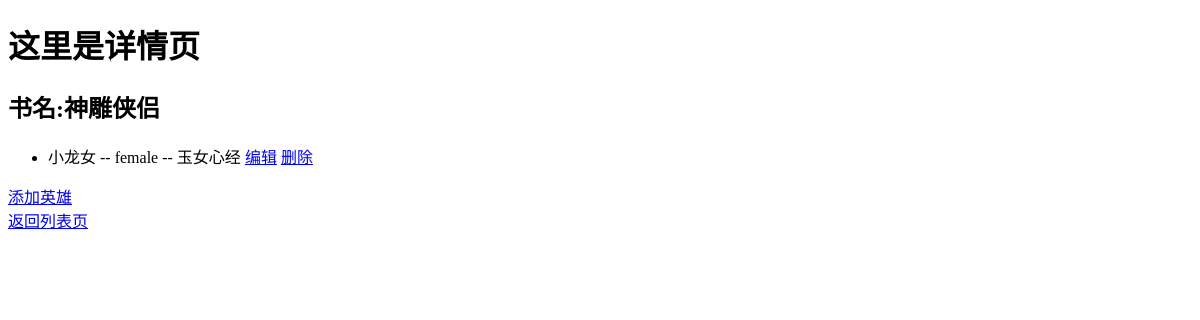
Before: /detail/2/ with the older database file.
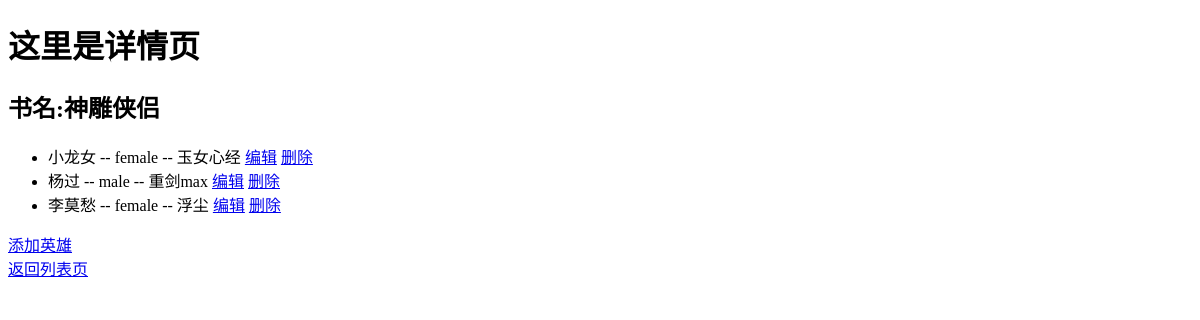
After: the same page with the newer database file.
### booktest/models.py (models this page shows, shortened)
class Hero(models.Model):
    name = models.CharField(max_length=20)
    gender = models.CharField(max_length=6, choices=(('male', '男'), ('female', '女')), default='male')
    content = models.CharField(max_length=100)
    book = models.ForeignKey(Book, on_delete=models.CASCADE)

### booktest/views.py (the view)
# urls.py: url(r'detail/(\d+)/',views.detail,name='detail'),
def detail(request, bookid):
    book = Book.objects.get(id=bookid)
    return render(request, 'detail.html', {"book": book})

### templates/detail.html (shortened to what this page needs)
<!DOCTYPE html>
<html lang="en">
<head>
</head>
    <h1>这里是详情页</h1>
    <div>
        <h2>书名:{{book.title}}</h2>
        <ul>
            {% for hero in book.hero_set.all %}
                <li> {{hero.name}} -- {{hero.gender}} -- {{hero.content}} <a href="{% url 'booktest:edithero' hero.id %}">编辑</a> <a href="{% url 'booktest:deletehero' hero.id %}">删除</a> </li>
            {% endfor %}
        </ul>
        <a href="{% url 'booktest:addhero' book.id %}">添加英雄</a>
    </div>
    <a href="{% url 'booktest:index' %}">返回列表页</a>
<body>
</body>
</html>

Changed rows visible on the page:
added Hero: name "杨过", gender "male", content "重剑max"
added Hero: name "李莫愁", gender "female", content "浮尘"
